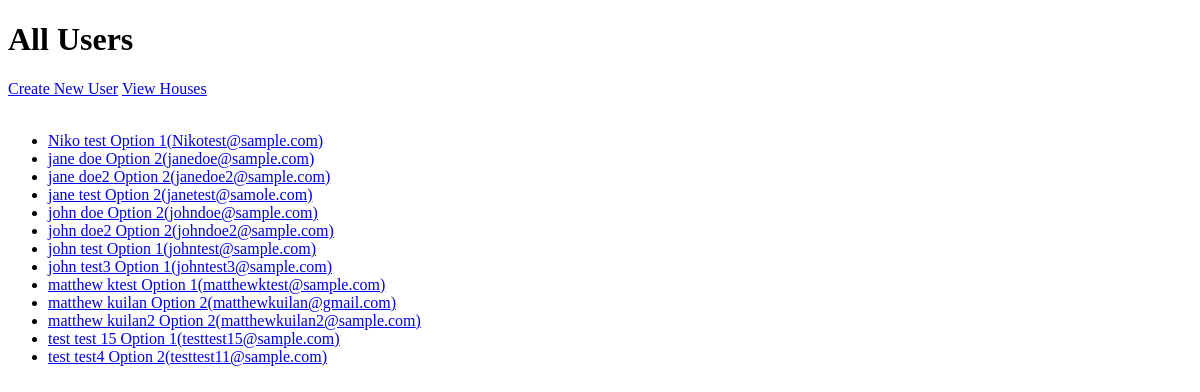
/users, run on an earlier commit of the app's database.
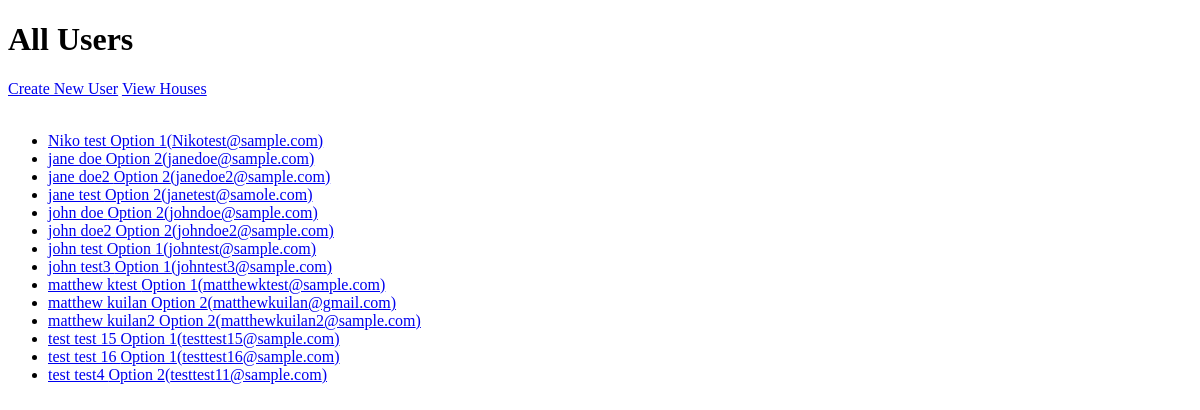
And on a later commit of the database.
### Sql-alch-test/models.py (models this page shows)
class User(db.Model):
    id: Mapped[int] = mapped_column(primary_key=True)
    username: Mapped[str] = mapped_column(unique=True)
    email: Mapped[str] = mapped_column(unique=True)
    choice: Mapped[str] =  mapped_column()
    wallet_choice: Mapped[str] = mapped_column(nullable=True)
    bully_choice: Mapped[str] = mapped_column(nullable=True)
    challenge_choice: Mapped[str] = mapped_column(nullable=True)
    game_choice: Mapped[str] = mapped_column(nullable=True)
    motivation_choice: Mapped[str] = mapped_column(nullable=True)
    house: Mapped[str] = mapped_column(nullable=True)

### Sql-alch-test/app.py (the view)
@app.route("/users")
def user_list():
    users = db.session.execute(db.select(User).order_by(User.username)).scalars()
    return render_template('user/list.html', users=users)

### Sql-alch-test/templates/user/list.html (shortened to what this page needs)
<!DOCTYPE html>
<html lang="en">
<head>
</head>
<body>
    <h1>All Users</h1>
    <a href="{{ url_for('create_user') }}">Create New User</a>
    <a href="{{ url_for('houses') }}">View Houses</a>
    <br><br>
    {% if users %}
        <ul>
        {% for user in users %}
            <li>
                <a href="{{ url_for('user_detail', id=user.id) }}">
                    {{ user.username }} {{user.choice}}({{ user.email }})
                </a>
            </li>
        {% endfor %}
        </ul>
    {% else %}
        <p>No users found.</p>
    {% endif %}
</body>
</html>

What changed in the data, as far as the page shows it:
added User: username "test test 16", choice "Option 1", email "testtest16@sample.com"
